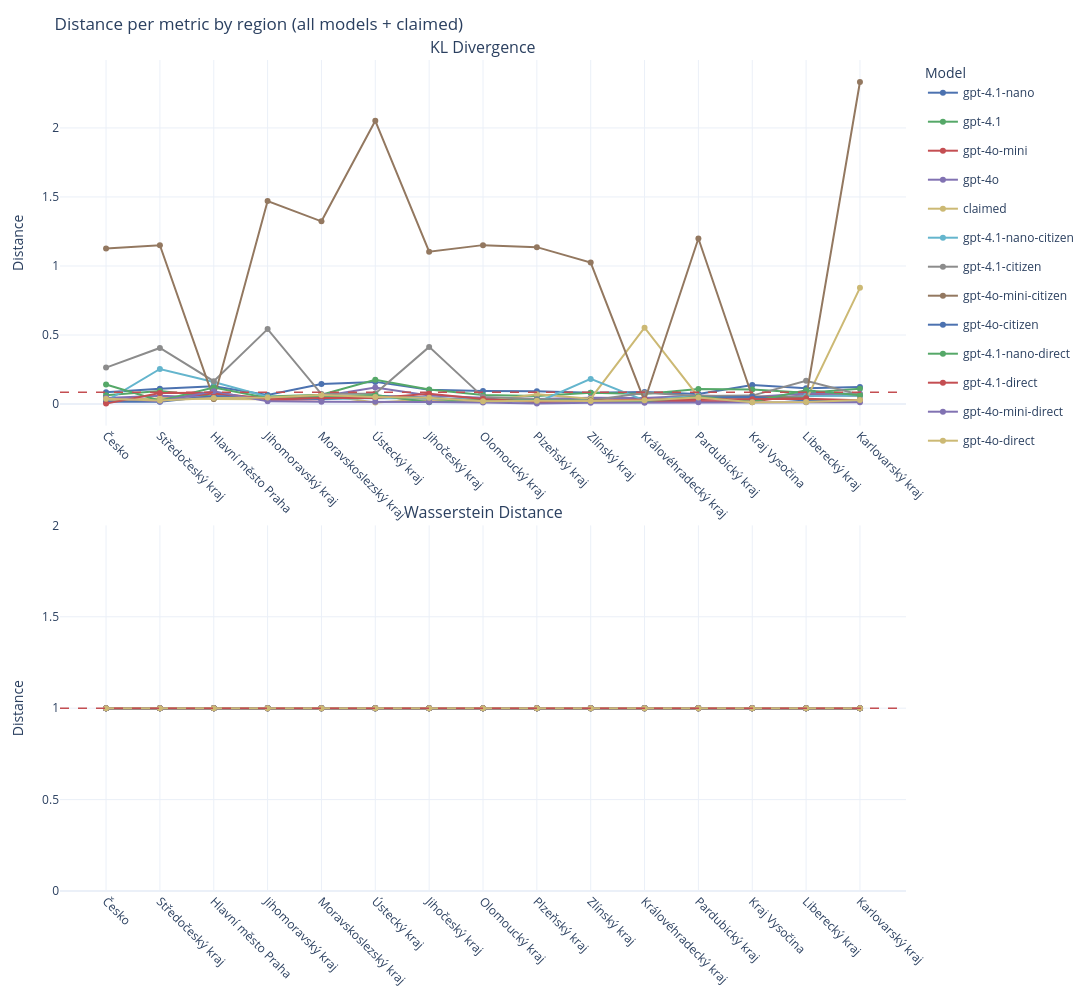

The notebook cell saved with this chart:
### Code cell
panel_data, election_data, voting_results_dict = load_csv_files(drop_voted_flag=True, drop_both_flag=True)
latent_prefs_dict = load_latent_prefs(drop_voted_flag=True, drop_both_flag=True)
plot_distance_lines_from_voting_results(election_data,
                                        panel_data,
                                        voting_results_dict,
                                        latent_prefs_dict,
                                        distances=['KL Divergence', "Wasserstein Distance"],
                                        ncols=1,
                                        height_per_row = 500,
                                        figure_width=1200,
                                        )

### Figure 1 — Plotly figure (JSON) as saved in the notebook; plotly's stock layout.template omitted (floating-point values rounded to 4 significant figures)
{"data": [{"hovertemplate": "Region=%{x}<br>KL Divergence: %{y:.6g}<br>Model=gpt-4.1-nano<extra></extra>", "legendgroup": "gpt-4.1-nano", "line": {"color": "#4C72B0", "width": 2}, "mode": "lines+markers", "name": "gpt-4.1-nano", "showlegend": true, "x": ["Česko", "Středočeský kraj", "Hlavní město Praha", "Jihomoravský kraj", "Moravskoslezský kraj", "Ústecký kraj", "Jihočeský kraj", "Olomoucký kraj", "Plzeňský kraj", "Zlínský kraj", "Královéhradecký kraj", "Pardubický kraj", "Kraj Vysočina", "Liberecký kraj", "Karlovarský kraj"], "y": [0.08585, 0.1102, 0.1288, 0.06569, 0.1445, 0.1606, 0.1035, 0.09529, 0.09285, 0.08206, 0.08681, 0.07373, 0.1377, 0.1146, 0.124], "type": "scatter", "xaxis": "x", "yaxis": "y"}, {"hovertemplate": "Region=%{x}<br>KL Divergence: %{y:.6g}<br>Model=gpt-4.1<extra></extra>", "legendgroup": "gpt-4.1", "line": {"color": "#55A868", "width": 2}, "mode": "lines+markers", "name": "gpt-4.1", "showlegend": true, "x": ["Česko", "Středočeský kraj", "Hlavní město Praha", "Jihomoravský kraj", "Moravskoslezský kraj", "Ústecký kraj", "Jihočeský kraj", "Olomoucký kraj", "Plzeňský kraj", "Zlínský kraj", "Královéhradecký kraj", "Pardubický kraj", "Kraj Vysočina", "Liberecký kraj", "Karlovarský kraj"], "y": [0.06409, 0.09407, 0.05277, 0.05388, 0.06705, 0.1757, 0.106, 0.06497, 0.05819, 0.08214, 0.07278, 0.1093, 0.1049, 0.08134, 0.1101], "type": "scatter", "xaxis": "x", "yaxis": "y"}, {"hovertemplate": "Region=%{x}<br>KL Divergence: %{y:.6g}<br>Model=gpt-4o-mini<extra></extra>", "legendgroup": "gpt-4o-mini", "line": {"color": "#C44E52", "width": 2}, "mode": "lines+markers", "name": "gpt-4o-mini", "showlegend": true, "x": ["Česko", "Středočeský kraj", "Hlavní město Praha", "Jihomoravský kraj", "Moravskoslezský kraj", "Ústecký kraj", "Jihočeský kraj", "Olomoucký kraj", "Plzeňský kraj", "Zlínský kraj", "Královéhradecký kraj", "Pardubický kraj", "Kraj Vysočina", "Liberecký kraj", "Karlovarský kraj"], "y": [0.0253, 0.03784, 0.07651, 0.0302, 0.03566, 0.05924, 0.01901, 0.02852, 0.01734, 0.01784, 0.02479, 0.02279, 0.01828, 0.06714, 0.06077], "type": "scatter", "xaxis": "x", "yaxis": "y"}, {"hovertemplate": "Region=%{x}<br>KL Divergence: %{y:.6g}<br>Model=gpt-4o<extra></extra>", "legendgroup": "gpt-4o", "line": {"color": "#8172B2", "width": 2}, "mode": "lines+markers", "name": "gpt-4o", "showlegend": true, "x": ["Česko", "Středočeský kraj", "Hlavní město Praha", "Jihomoravský kraj", "Moravskoslezský kraj", "Ústecký kraj", "Jihočeský kraj", "Olomoucký kraj", "Plzeňský kraj", "Zlínský kraj", "Královéhradecký kraj", "Pardubický kraj", "Kraj Vysočina", "Liberecký kraj", "Karlovarský kraj"], "y": [0.04452, 0.06039, 0.04515, 0.04073, 0.05618, 0.1207, 0.06282, 0.04541, 0.03626, 0.04621, 0.04384, 0.06205, 0.05037, 0.07621, 0.07486], "type": "scatter", "xaxis": "x", "yaxis": "y"}, {"hovertemplate": "Region=%{x}<br>KL Divergence: %{y:.6g}<br>Model=claimed<extra></extra>", "legendgroup": "claimed", "line": {"color": "#CCB974", "width": 2}, "mode": "lines+markers", "name": "claimed", "showlegend": true, "x": ["Česko", "Středočeský kraj", "Hlavní město Praha", "Jihomoravský kraj", "Moravskoslezský kraj", "Ústecký kraj", "Jihočeský kraj", "Olomoucký kraj", "Plzeňský kraj", "Zlínský kraj", "Královéhradecký kraj", "Pardubický kraj", "Kraj Vysočina", "Liberecký kraj", "Karlovarský kraj"], "y": [0.01954, 0.04244, 0.03591, 0.03434, 0.06613, 0.01066, 0.03282, 0.01857, 0.07109, 0.039, 0.5527, 0.0535, 0.05698, 0.03021, 0.8417], "type": "scatter", "xaxis": "x", "yaxis": "y"}, {"hovertemplate": "Region=%{x}<br>KL Divergence: %{y:.6g}<br>Model=gpt-4.1-nano-citizen<extra></extra>", "legendgroup": "gpt-4.1-nano-citizen", "line": {"color": "#64B5CD", "width": 2}, "mode": "lines+markers", "name": "gpt-4.1-nano-citizen", "showlegend": true, "x": ["Česko", "Středočeský kraj", "Hlavní město Praha", "Jihomoravský kraj", "Moravskoslezský kraj", "Ústecký kraj", "Jihočeský kraj", "Olomoucký kraj", "Plzeňský kraj", "Zlínský kraj", "Královéhradecký kraj", "Pardubický kraj", "Kraj Vysočina", "Liberecký kraj", "Karlovarský kraj"], "y": [0.02167, 0.2542, 0.1597, 0.05253, 0.03528, 0.04423, 0.0405, 0.03462, 0.01143, 0.1823, 0.02633, 0.05942, 0.03798, 0.05863, 0.0608], "type": "scatter", "xaxis": "x", "yaxis": "y"}, {"hovertemplate": "Region=%{x}<br>KL Divergence: %{y:.6g}<br>Model=gpt-4.1-citizen<extra></extra>", "legendgroup": "gpt-4.1-citizen", "line": {"color": "#8C8C8C", "width": 2}, "mode": "lines+markers", "name": "gpt-4.1-citizen", "showlegend": true, "x": ["Česko", "Středočeský kraj", "Hlavní město Praha", "Jihomoravský kraj", "Moravskoslezský kraj", "Ústecký kraj", "Jihočeský kraj", "Olomoucký kraj", "Plzeňský kraj", "Zlínský kraj", "Královéhradecký kraj", "Pardubický kraj", "Kraj Vysočina", "Liberecký kraj", "Karlovarský kraj"], "y": [0.2643, 0.4062, 0.1657, 0.5429, 0.07271, 0.07609, 0.414, 0.05187, 0.03579, 0.02509, 0.08262, 0.05791, 0.0612, 0.1681, 0.0678], "type": "scatter", "xaxis": "x", "yaxis": "y"}, {"hovertemplate": "Region=%{x}<br>KL Divergence: %{y:.6g}<br>Model=gpt-4o-mini-citizen<extra></extra>", "legendgroup": "gpt-4o-mini-citizen", "line": {"color": "#937860", "width": 2}, "mode": "lines+markers", "name": "gpt-4o-mini-citizen", "showlegend": true, "x": ["Česko", "Středočeský kraj", "Hlavní město Praha", "Jihomoravský kraj", "Moravskoslezský kraj", "Ústecký kraj", "Jihočeský kraj", "Olomoucký kraj", "Plzeňský kraj", "Zlínský kraj", "Královéhradecký kraj", "Pardubický kraj", "Kraj Vysočina", "Liberecký kraj", "Karlovarský kraj"], "y": [1.126, 1.15, 0.03718, 1.471, 1.324, 2.052, 1.104, 1.151, 1.137, 1.025, 0.0218, 1.199, 0.05438, 0.04626, 2.332], "type": "scatter", "xaxis": "x", "yaxis": "y"}, {"hovertemplate": "Region=%{x}<br>KL Divergence: %{y:.6g}<br>Model=gpt-4o-citizen<extra></extra>", "legendgroup": "gpt-4o-citizen", "line": {"color": "#4C72B0", "width": 2}, "mode": "lines+markers", "name": "gpt-4o-citizen", "showlegend": true, "x": ["Česko", "Středočeský kraj", "Hlavní město Praha", "Jihomoravský kraj", "Moravskoslezský kraj", "Ústecký kraj", "Jihočeský kraj", "Olomoucký kraj", "Plzeňský kraj", "Zlínský kraj", "Královéhradecký kraj", "Pardubický kraj", "Kraj Vysočina", "Liberecký kraj", "Karlovarský kraj"], "y": [0.01581, 0.01687, 0.05784, 0.0468, 0.03589, 0.05937, 0.04714, 0.0208, 0.02713, 0.02172, 0.02614, 0.04569, 0.0524, 0.02637, 0.0236], "type": "scatter", "xaxis": "x", "yaxis": "y"}, {"hovertemplate": "Region=%{x}<br>KL Divergence: %{y:.6g}<br>Model=gpt-4.1-nano-direct<extra></extra>", "legendgroup": "gpt-4.1-nano-direct", "line": {"color": "#55A868", "width": 2}, "mode": "lines+markers", "name": "gpt-4.1-nano-direct", "showlegend": true, "x": ["Česko", "Středočeský kraj", "Hlavní město Praha", "Jihomoravský kraj", "Moravskoslezský kraj", "Ústecký kraj", "Jihočeský kraj", "Olomoucký kraj", "Plzeňský kraj", "Zlínský kraj", "Královéhradecký kraj", "Pardubický kraj", "Kraj Vysočina", "Liberecký kraj", "Karlovarský kraj"], "y": [0.1418, 0.02412, 0.1198, 0.04393, 0.05226, 0.06539, 0.01236, 0.03263, 0.02389, 0.0266, 0.02054, 0.05214, 0.01632, 0.09998, 0.06334], "type": "scatter", "xaxis": "x", "yaxis": "y"}, {"hovertemplate": "Region=%{x}<br>KL Divergence: %{y:.6g}<br>Model=gpt-4.1-direct<extra></extra>", "legendgroup": "gpt-4.1-direct", "line": {"color": "#C44E52", "width": 2}, "mode": "lines+markers", "name": "gpt-4.1-direct", "showlegend": true, "x": ["Česko", "Středočeský kraj", "Hlavní město Praha", "Jihomoravský kraj", "Moravskoslezský kraj", "Ústecký kraj", "Jihočeský kraj", "Olomoucký kraj", "Plzeňský kraj", "Zlínský kraj", "Královéhradecký kraj", "Pardubický kraj", "Kraj Vysočina", "Liberecký kraj", "Karlovarský kraj"], "y": [0.003247, 0.07957, 0.08128, 0.03734, 0.04446, 0.04386, 0.07407, 0.03653, 0.01422, 0.02316, 0.03368, 0.03264, 0.03523, 0.03795, 0.02721], "type": "scatter", "xaxis": "x", "yaxis": "y"}, {"hovertemplate": "Region=%{x}<br>KL Divergence: %{y:.6g}<br>Model=gpt-4o-mini-direct<extra></extra>", "legendgroup": "gpt-4o-mini-direct", "line": {"color": "#8172B2", "width": 2}, "mode": "lines+markers", "name": "gpt-4o-mini-direct", "showlegend": true, "x": ["Česko", "Středočeský kraj", "Hlavní město Praha", "Jihomoravský kraj", "Moravskoslezský kraj", "Ústecký kraj", "Jihočeský kraj", "Olomoucký kraj", "Plzeňský kraj", "Zlínský kraj", "Královéhradecký kraj", "Pardubický kraj", "Kraj Vysočina", "Liberecký kraj", "Karlovarský kraj"], "y": [0.04375, 0.01864, 0.09307, 0.01954, 0.01722, 0.01674, 0.01511, 0.01041, 0.004324, 0.009348, 0.009104, 0.01223, 0.0138, 0.01375, 0.01328], "type": "scatter", "xaxis": "x", "yaxis": "y"}, {"hovertemplate": "Region=%{x}<br>KL Divergence: %{y:.6g}<br>Model=gpt-4o-direct<extra></extra>", "legendgroup": "gpt-4o-direct", "line": {"color": "#CCB974", "width": 2}, "mode": "lines+markers", "name": "gpt-4o-direct", "showlegend": true, "x": ["Česko", "Středočeský kraj", "Hlavní město Praha", "Jihomoravský kraj", "Moravskoslezský kraj", "Ústecký kraj", "Jihočeský kraj", "Olomoucký kraj", "Plzeňský kraj", "Zlínský kraj", "Královéhradecký kraj", "Pardubický kraj", "Kraj Vysočina", "Liberecký kraj", "Karlovarský kraj"], "y": [0.03924, 0.02532, 0.04364, 0.04792, 0.06499, 0.05177, 0.04626, 0.021, 0.02485, 0.02172, 0.0277, 0.04796, 0.0136, 0.01503, 0.02915], "type": "scatter", "xaxis": "x", "yaxis": "y"}, {"hovertemplate": "Region=%{x}<br>Wasserstein Distance: %{y:.6g}<br>Model=gpt-4.1-nano<extra></extra>", "legendgroup": "gpt-4.1-nano", "line": {"color": "#4C72B0", "width": 2}, "mode": "lines+markers", "name": "gpt-4.1-nano", "showlegend": false, "x": ["Česko", "Středočeský kraj", "Hlavní město Praha", "Jihomoravský kraj", "Moravskoslezský kraj", "Ústecký kraj", "Jihočeský kraj", "Olomoucký kraj", "Plzeňský kraj", "Zlínský kraj", "Královéhradecký kraj", "Pardubický kraj", "Kraj Vysočina", "Liberecký kraj", "Karlovarský kraj"], "y": [1, 1, 1, 1, 1, 1, 1, 1, 1, 1, 1, 1, 1, 1, 1], "type": "scatter", "xaxis": "x2", "yaxis": "y2"}, {"hovertemplate": "Region=%{x}<br>Wasserstein Distance: %{y:.6g}<br>Model=gpt-4.1<extra></extra>", "legendgroup": "gpt-4.1", "line": {"color": "#55A868", "width": 2}, "mode": "lines+markers", "name": "gpt-4.1", "showlegend": false, "x": ["Česko", "Středočeský kraj", "Hlavní město Praha", "Jihomoravský kraj", "Moravskoslezský kraj", "Ústecký kraj", "Jihočeský kraj", "Olomoucký kraj", "Plzeňský kraj", "Zlínský kraj", "Královéhradecký kraj", "Pardubický kraj", "Kraj Vysočina", "Liberecký kraj", "Karlovarský kraj"], "y": [1, 1, 1, 1, 1, 1, 1, 1, 1, 1, 1, 1, 1, 1, 1], "type": "scatter", "xaxis": "x2", "yaxis": "y2"}, {"hovertemplate": "Region=%{x}<br>Wasserstein Distance: %{y:.6g}<br>Model=gpt-4o-mini<extra></extra>", "legendgroup": "gpt-4o-mini", "line": {"color": "#C44E52", "width": 2}, "mode": "lines+markers", "name": "gpt-4o-mini", "showlegend": false, "x": ["Česko", "Středočeský kraj", "Hlavní město Praha", "Jihomoravský kraj", "Moravskoslezský kraj", "Ústecký kraj", "Jihočeský kraj", "Olomoucký kraj", "Plzeňský kraj", "Zlínský kraj", "Královéhradecký kraj", "Pardubický kraj", "Kraj Vysočina", "Liberecký kraj", "Karlovarský kraj"], "y": [1, 1, 1, 1, 1, 1, 1, 1, 1, 1, 1, 1, 1, 1, 1], "type": "scatter", "xaxis": "x2", "yaxis": "y2"}, {"hovertemplate": "Region=%{x}<br>Wasserstein Distance: %{y:.6g}<br>Model=gpt-4o<extra></extra>", "legendgroup": "gpt-4o", "line": {"color": "#8172B2", "width": 2}, "mode": "lines+markers", "name": "gpt-4o", "showlegend": false, "x": ["Česko", "Středočeský kraj", "Hlavní město Praha", "Jihomoravský kraj", "Moravskoslezský kraj", "Ústecký kraj", "Jihočeský kraj", "Olomoucký kraj", "Plzeňský kraj", "Zlínský kraj", "Královéhradecký kraj", "Pardubický kraj", "Kraj Vysočina", "Liberecký kraj", "Karlovarský kraj"], "y": [1, 1, 1, 1, 1, 1, 1, 1, 1, 1, 1, 1, 1, 1, 1], "type": "scatter", "xaxis": "x2", "yaxis": "y2"}, {"hovertemplate": "Region=%{x}<br>Wasserstein Distance: %{y:.6g}<br>Model=claimed<extra></extra>", "legendgroup": "claimed", "line": {"color": "#CCB974", "width": 2}, "mode": "lines+markers", "name": "claimed", "showlegend": false, "x": ["Česko", "Středočeský kraj", "Hlavní město Praha", "Jihomoravský kraj", "Moravskoslezský kraj", "Ústecký kraj", "Jihočeský kraj", "Olomoucký kraj", "Plzeňský kraj", "Zlínský kraj", "Královéhradecký kraj", "Pardubický kraj", "Kraj Vysočina", "Liberecký kraj", "Karlovarský kraj"], "y": [1, 1, 1, 1, 1, 1, 1, 1, 1, 1, 1, 1, 1, 1, 1], "type": "scatter", "xaxis": "x2", "yaxis": "y2"}, {"hovertemplate": "Region=%{x}<br>Wasserstein Distance: %{y:.6g}<br>Model=gpt-4.1-nano-citizen<extra></extra>", "legendgroup": "gpt-4.1-nano-citizen", "line": {"color": "#64B5CD", "width": 2}, "mode": "lines+markers", "name": "gpt-4.1-nano-citizen", "showlegend": false, "x": ["Česko", "Středočeský kraj", "Hlavní město Praha", "Jihomoravský kraj", "Moravskoslezský kraj", "Ústecký kraj", "Jihočeský kraj", "Olomoucký kraj", "Plzeňský kraj", "Zlínský kraj", "Královéhradecký kraj", "Pardubický kraj", "Kraj Vysočina", "Liberecký kraj", "Karlovarský kraj"], "y": [1, 1, 1, 1, 1, 1, 1, 1, 1, 1, 1, 1, 1, 1, 1], "type": "scatter", "xaxis": "x2", "yaxis": "y2"}, {"hovertemplate": "Region=%{x}<br>Wasserstein Distance: %{y:.6g}<br>Model=gpt-4.1-citizen<extra></extra>", "legendgroup": "gpt-4.1-citizen", "line": {"color": "#8C8C8C", "width": 2}, "mode": "lines+markers", "name": "gpt-4.1-citizen", "showlegend": false, "x": ["Česko", "Středočeský kraj", "Hlavní město Praha", "Jihomoravský kraj", "Moravskoslezský kraj", "Ústecký kraj", "Jihočeský kraj", "Olomoucký kraj", "Plzeňský kraj", "Zlínský kraj", "Královéhradecký kraj", "Pardubický kraj", "Kraj Vysočina", "Liberecký kraj", "Karlovarský kraj"], "y": [1, 1, 1, 1, 1, 1, 1, 1, 1, 1, 1, 1, 1, 1, 1], "type": "scatter", "xaxis": "x2", "yaxis": "y2"}, {"hovertemplate": "Region=%{x}<br>Wasserstein Distance: %{y:.6g}<br>Model=gpt-4o-mini-citizen<extra></extra>", "legendgroup": "gpt-4o-mini-citizen", "line": {"color": "#937860", "width": 2}, "mode": "lines+markers", "name": "gpt-4o-mini-citizen", "showlegend": false, "x": ["Česko", "Středočeský kraj", "Hlavní město Praha", "Jihomoravský kraj", "Moravskoslezský kraj", "Ústecký kraj", "Jihočeský kraj", "Olomoucký kraj", "Plzeňský kraj", "Zlínský kraj", "Královéhradecký kraj", "Pardubický kraj", "Kraj Vysočina", "Liberecký kraj", "Karlovarský kraj"], "y": [1, 1, 1, 1, 1, 1, 1, 1, 1, 1, 1, 1, 1, 1, 1], "type": "scatter", "xaxis": "x2", "yaxis": "y2"}, {"hovertemplate": "Region=%{x}<br>Wasserstein Distance: %{y:.6g}<br>Model=gpt-4o-citizen<extra></extra>", "legendgroup": "gpt-4o-citizen", "line": {"color": "#4C72B0", "width": 2}, "mode": "lines+markers", "name": "gpt-4o-citizen", "showlegend": false, "x": ["Česko", "Středočeský kraj", "Hlavní město Praha", "Jihomoravský kraj", "Moravskoslezský kraj", "Ústecký kraj", "Jihočeský kraj", "Olomoucký kraj", "Plzeňský kraj", "Zlínský kraj", "Královéhradecký kraj", "Pardubický kraj", "Kraj Vysočina", "Liberecký kraj", "Karlovarský kraj"], "y": [1, 1, 1, 1, 1, 1, 1, 1, 1, 1, 1, 1, 1, 1, 1], "type": "scatter", "xaxis": "x2", "yaxis": "y2"}, {"hovertemplate": "Region=%{x}<br>Wasserstein Distance: %{y:.6g}<br>Model=gpt-4.1-nano-direct<extra></extra>", "legendgroup": "gpt-4.1-nano-direct", "line": {"color": "#55A868", "width": 2}, "mode": "lines+markers", "name": "gpt-4.1-nano-direct", "showlegend": false, "x": ["Česko", "Středočeský kraj", "Hlavní město Praha", "Jihomoravský kraj", "Moravskoslezský kraj", "Ústecký kraj", "Jihočeský kraj", "Olomoucký kraj", "Plzeňský kraj", "Zlínský kraj", "Královéhradecký kraj", "Pardubický kraj", "Kraj Vysočina", "Liberecký kraj", "Karlovarský kraj"], "y": [1, 1, 1, 1, 1, 1, 1, 1, 1, 1, 1, 1, 1, 1, 1], "type": "scatter", "xaxis": "x2", "yaxis": "y2"}, {"hovertemplate": "Region=%{x}<br>Wasserstein Distance: %{y:.6g}<br>Model=gpt-4.1-direct<extra></extra>", "legendgroup": "gpt-4.1-direct", "line": {"color": "#C44E52", "width": 2}, "mode": "lines+markers", "name": "gpt-4.1-direct", "showlegend": false, "x": ["Česko", "Středočeský kraj", "Hlavní město Praha", "Jihomoravský kraj", "Moravskoslezský kraj", "Ústecký kraj", "Jihočeský kraj", "Olomoucký kraj", "Plzeňský kraj", "Zlínský kraj", "Královéhradecký kraj", "Pardubický kraj", "Kraj Vysočina", "Liberecký kraj", "Karlovarský kraj"], "y": [1, 1, 1, 1, 1, 1, 1, 1, 1, 1, 1, 1, 1, 1, 1], "type": "scatter", "xaxis": "x2", "yaxis": "y2"}, {"hovertemplate": "Region=%{x}<br>Wasserstein Distance: %{y:.6g}<br>Model=gpt-4o-mini-direct<extra></extra>", "legendgroup": "gpt-4o-mini-direct", "line": {"color": "#8172B2", "width": 2}, "mode": "lines+markers", "name": "gpt-4o-mini-direct", "showlegend": false, "x": ["Česko", "Středočeský kraj", "Hlavní město Praha", "Jihomoravský kraj", "Moravskoslezský kraj", "Ústecký kraj", "Jihočeský kraj", "Olomoucký kraj", "Plzeňský kraj", "Zlínský kraj", "Královéhradecký kraj", "Pardubický kraj", "Kraj Vysočina", "Liberecký kraj", "Karlovarský kraj"], "y": [1, 1, 1, 1, 1, 1, 1, 1, 1, 1, 1, 1, 1, 1, 1], "type": "scatter", "xaxis": "x2", "yaxis": "y2"}, {"hovertemplate": "Region=%{x}<br>Wasserstein Distance: %{y:.6g}<br>Model=gpt-4o-direct<extra></extra>", "legendgroup": "gpt-4o-direct", "line": {"color": "#CCB974", "width": 2}, "mode": "lines+markers", "name": "gpt-4o-direct", "showlegend": false, "x": ["Česko", "Středočeský kraj", "Hlavní město Praha", "Jihomoravský kraj", "Moravskoslezský kraj", "Ústecký kraj", "Jihočeský kraj", "Olomoucký kraj", "Plzeňský kraj", "Zlínský kraj", "Královéhradecký kraj", "Pardubický kraj", "Kraj Vysočina", "Liberecký kraj", "Karlovarský kraj"], "y": [1, 1, 1, 1, 1, 1, 1, 1, 1, 1, 1, 1, 1, 1, 1], "type": "scatter", "xaxis": "x2", "yaxis": "y2"}], "layout": {"xaxis": {"anchor": "y", "domain": [0.0, 1.0], "categoryorder": "array", "categoryarray": ["Česko", "Středočeský kraj", "Hlavní město Praha", "Jihomoravský kraj", "Moravskoslezský kraj", "Ústecký kraj", "Jihočeský kraj", "Olomoucký kraj", "Plzeňský kraj", "Zlínský kraj", "Královéhradecký kraj", "Pardubický kraj", "Kraj Vysočina", "Liberecký kraj", "Karlovarský kraj"], "tickangle": 45}, "yaxis": {"anchor": "x", "domain": [0.56, 1.0], "title": {"text": "Distance"}}, "xaxis2": {"anchor": "y2", "domain": [0.0, 1.0], "categoryorder": "array", "categoryarray": ["Česko", "Středočeský kraj", "Hlavní město Praha", "Jihomoravský kraj", "Moravskoslezský kraj", "Ústecký kraj", "Jihočeský kraj", "Olomoucký kraj", "Plzeňský kraj", "Zlínský kraj", "Královéhradecký kraj", "Pardubický kraj", "Kraj Vysočina", "Liberecký kraj", "Karlovarský kraj"], "tickangle": 45}, "yaxis2": {"anchor": "x2", "domain": [0.0, 0.44], "title": {"text": "Distance"}}, "annotations": [{"font": {"size": 16}, "showarrow": false, "text": "KL Divergence", "x": 0.5, "xanchor": "center", "xref": "paper", "y": 1.0, "yanchor": "bottom", "yref": "paper"}, {"font": {"size": 16}, "showarrow": false, "text": "Wasserstein Distance", "x": 0.5, "xanchor": "center", "xref": "paper", "y": 0.44, "yanchor": "bottom", "yref": "paper"}], "shapes": [{"line": {"color": "#C44E52", "dash": "dash", "width": 1.5}, "type": "line", "x0": 0, "x1": 1, "xref": "x domain", "y0": 0.08585, "y1": 0.08585, "yref": "y"}, {"line": {"color": "#C44E52", "dash": "dash", "width": 1.5}, "type": "line", "x0": 0, "x1": 1, "xref": "x2 domain", "y0": 1.0, "y1": 1.0, "yref": "y2"}], "title": {"text": "Distance per metric by region (all models + claimed)"}, "legend": {"title": {"text": "Model"}}, "margin": {"l": 60, "r": 20, "t": 60, "b": 60}, "height": 1000, "width": 1200, "showlegend": true, "hovermode": "x unified"}}
